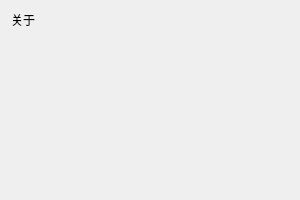
<?xml version="1.0" encoding="UTF-8"?>
<ui version="4.0">
 <class>AboutWindow</class>
 <widget class="QWidget" name="AboutWindow">
  <property name="windowModality">
   <enum>Qt::ApplicationModal</enum>
  </property>
  <property name="geometry">
   <rect>
    <x>0</x>
    <y>0</y>
    <width>300</width>
    <height>200</height>
   </rect>
  </property>
  <property name="sizePolicy">
   <sizepolicy hsizetype="Preferred" vsizetype="Preferred">
    <horstretch>0</horstretch>
    <verstretch>0</verstretch>
   </sizepolicy>
  </property>
  <property name="minimumSize">
   <size>
    <width>300</width>
    <height>200</height>
   </size>
  </property>
  <property name="maximumSize">
   <size>
    <width>300</width>
    <height>200</height>
   </size>
  </property>
  <property name="windowTitle">
   <string>Form</string>
  </property>
  <layout class="QHBoxLayout" name="horizontalLayout">
   <item>
    <widget class="QLabel" name="content_">
     <property name="text">
      <string>关于</string>
     </property>
     <property name="alignment">
      <set>Qt::AlignLeading|Qt::AlignLeft|Qt::AlignTop</set>
     </property>
    </widget>
   </item>
  </layout>
 </widget>
 <resources/>
 <connections/>
</ui>
